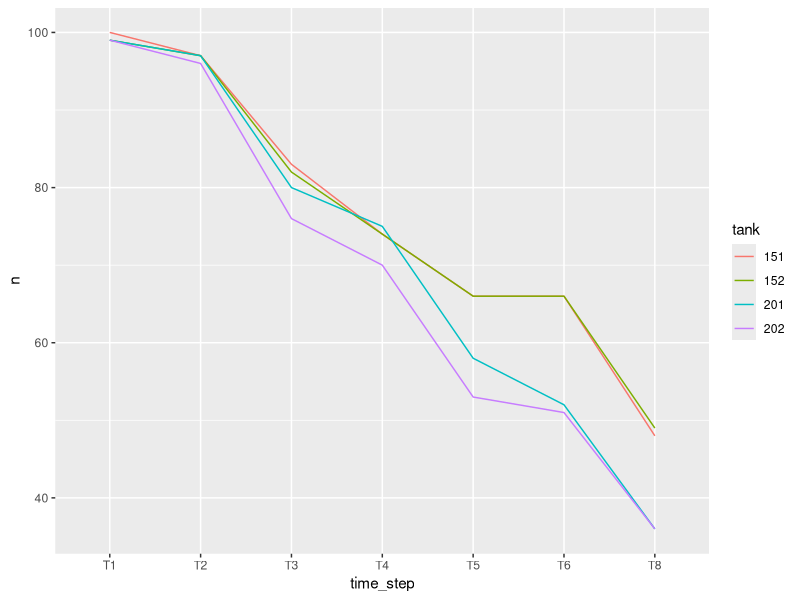
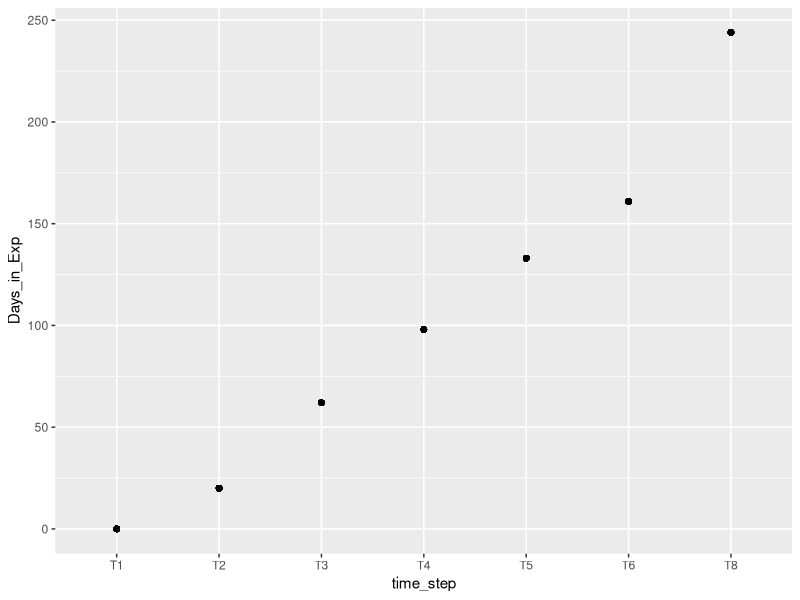
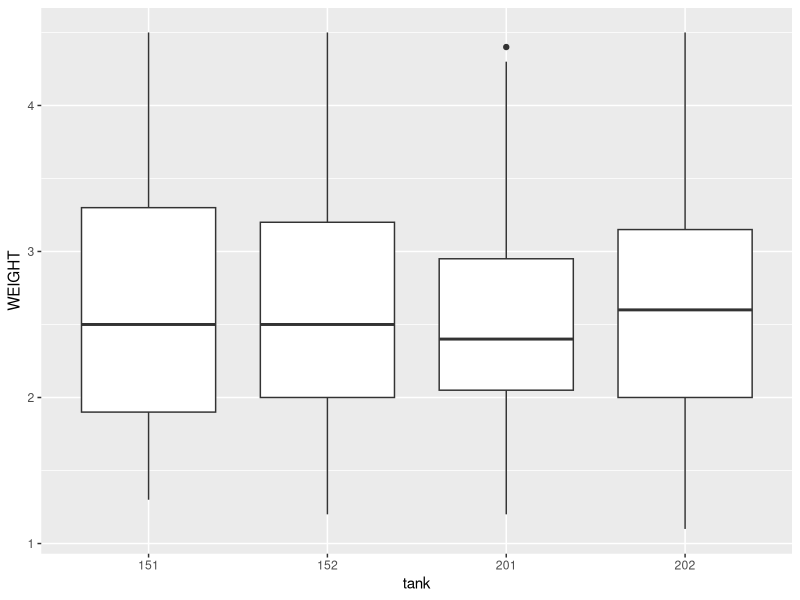
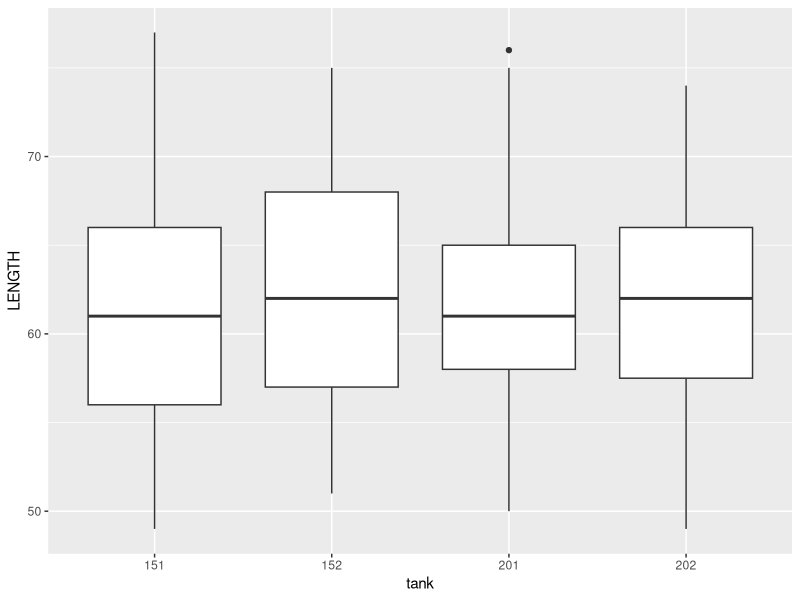
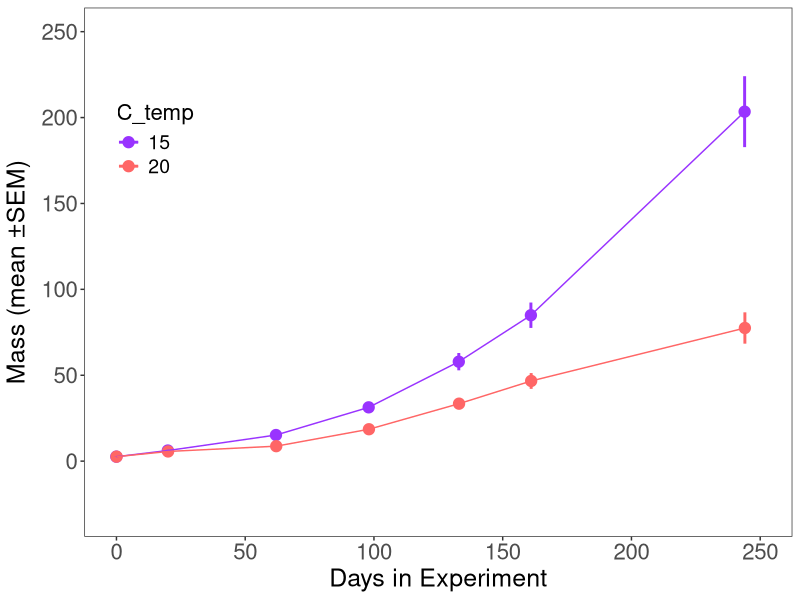
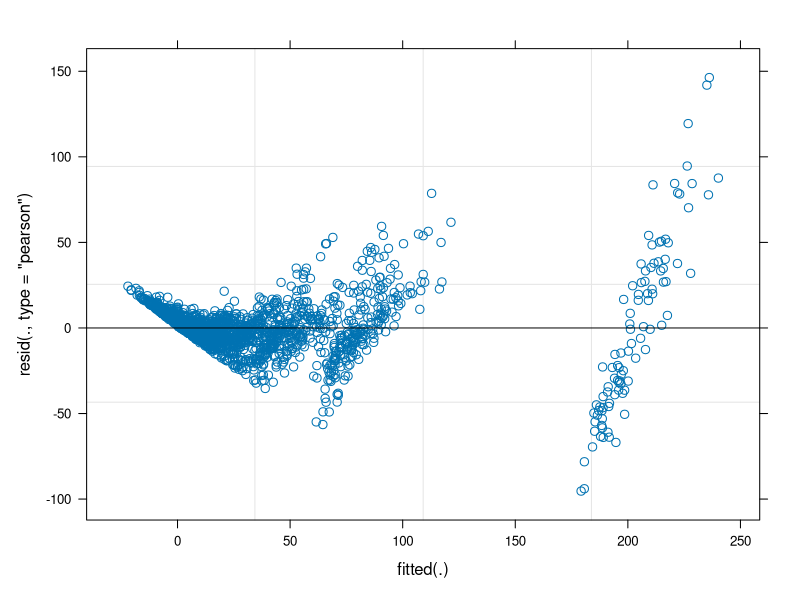
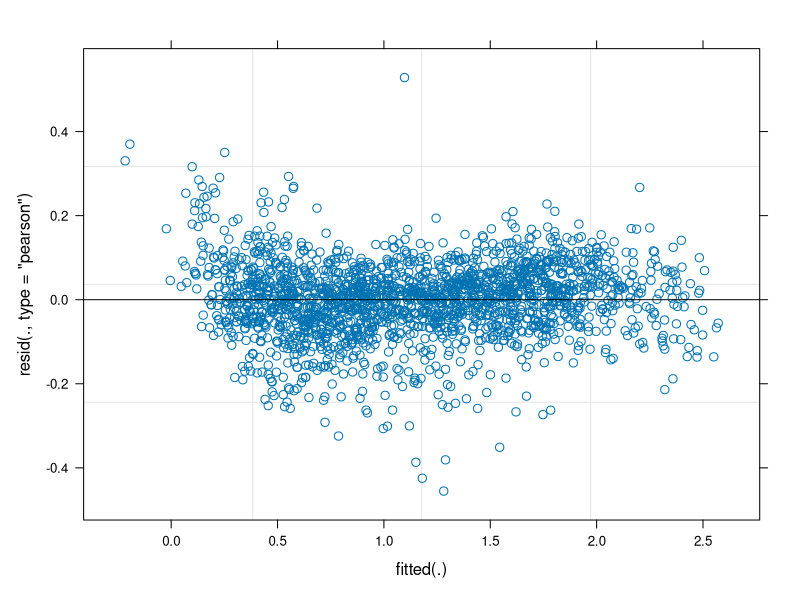
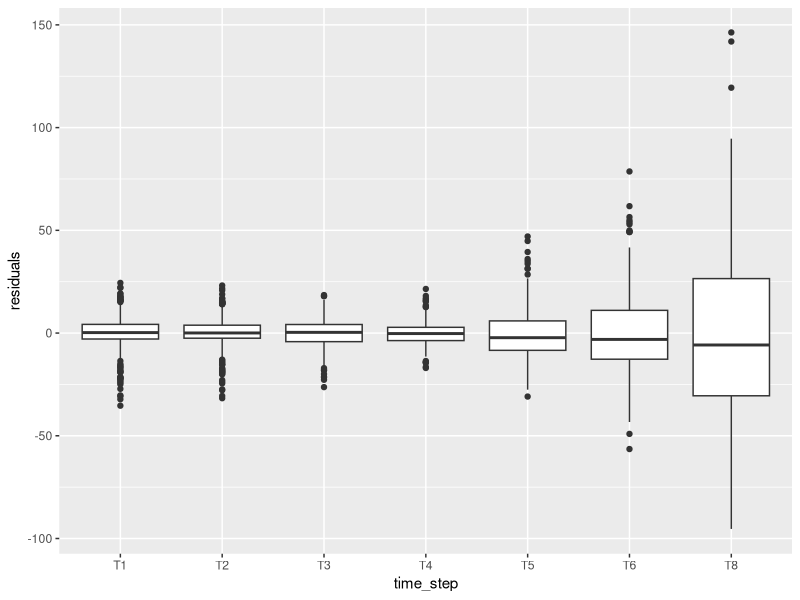

The R script that drew these images, in order: (Note: this script raises an error after producing the figures.)
### Script for Figure 2 - mass and SGR time series

library(here)
library(tidyverse)
library(lme4)
library(lmerTest)
library(emmeans)
library(car)

#### read data
morph_long<-read.csv(here('data/BT_Morphometrics_LongForm_Merged_05032023.csv'), stringsAsFactors = T)
str(morph_long)
which(morph_long$WEIGHT == 0) #erroneous data point


morph_long <- morph_long %>%
  mutate (temp = factor(substr(TANK_Real, 1, 2)))%>%
  mutate (TANK_Real = factor(TANK_Real)) %>%
  mutate (rdate = as.POSIXct(x=TIME, format = "%Y-%m-%d")) %>%
  mutate (K = WEIGHT*100*(LENGTH^-3)) %>%
  mutate (Days_in_Exp2 = factor(Days_in_Exp)) %>%
  rename ("tank" = "TANK_Real") %>%
  rename ("time_step" = "condition3") %>%
  filter (time_step !="T7") %>%
  filter (WEIGHT != 0)

str(morph_long)
#unique(morph_long$TIME)
#K = Mass*(Length^-3)
morph_long_inital<-morph_long %>% filter (time_step =="T1")

#### tidying
sum(is.na(morph_long$WEIGHT)) #676 Weight NAs
sum(is.na(morph_long$LENGTH)) #678 Length NAs
morph_long2<-morph_long %>%
  drop_na(WEIGHT) %>%
  drop_na(LENGTH)
summary(morph_long2) #now has 2100 obs
freq_tab<-morph_long2 %>%
  count(tank, time_step) %>%
  group_by(tank)
freq_tab
ggplot(data=freq_tab, aes(x=time_step,y=n, group = tank, color = tank))+geom_line()
ggplot(data=morph_long2, aes (x=time_step, y=Days_in_Exp))+geom_point()

#### summarize means
bt_means2<-tapply(morph_long2$WEIGHT,list(morph_long2$temp,morph_long2$time_step),mean)
bt_sd2   <-tapply(morph_long2$WEIGHT,list(morph_long2$temp,morph_long2$time_step),sd)
bt_count2<-tapply(morph_long2$WEIGHT,list(morph_long2$temp,morph_long2$time_step),length)
bt_sem2  <-bt_means2/sqrt(bt_count2)

weight_means<-data.frame(bt_means2)
weight_means$C_temp<-row.names(weight_means)
weight_means2<-weight_means %>%
  pivot_longer(cols = starts_with("T"),
               names_to = "time_step",
               names_prefix = "T",
               values_to = "mean_weight")

weight_se<-data.frame(bt_sem2)
weight_se$C_temp<-row.names(weight_se)
weight_se2<-weight_se %>%
  pivot_longer(cols = starts_with("T"),
               names_to = "time_step",
               names_prefix = "T",
               values_to = "se_weight")
#now merge the dataframes
weight_mean_se<- left_join(weight_means2, weight_se2, by = c("time_step", "C_temp"))
weight_mean_se<- weight_mean_se %>%
  mutate (time_step = factor(time_step))%>%
  mutate (Days = case_when (time_step == "1"~ 0,
                            time_step == "2"~ 20,
                            time_step == "3"~ 62,
                            time_step == "4"~ 98,
                            time_step == "5"~ 133,
                            time_step == "6"~ 161,
                            time_step == "8"~ 244))

#### differences in initial size?
str(morph_long2)
ggplot(data = morph_long_inital, aes(x=tank, y=WEIGHT))+geom_boxplot()
ggplot(data = morph_long_inital, aes(x=tank, y=LENGTH))+geom_boxplot()
init_w<-glm(data=morph_long_inital, formula = WEIGHT ~ tank, family = gaussian())
init_l<-glm(data=morph_long_inital, formula = LENGTH ~ tank, family = gaussian())
summary(init_w)
summary(init_l)

#### create MS plots, 2A first
A_col <- "#9933FF"
B_col <- "#FF6666"
str(weight_mean_se)
plot1<-ggplot(weight_mean_se, aes(x=Days, y=mean_weight, color = C_temp,group = C_temp))+
  geom_point(size = 3.5, position = position_dodge(width = 0.2))+
  geom_errorbar(data=weight_mean_se, aes(ymin=mean_weight-se_weight, ymax = mean_weight+se_weight),
                width=0, size = 1, position = position_dodge(width = 0.2))+
  geom_line(aes(group = C_temp), position = position_dodge(width = 0.2))+
  labs(y=expression(paste("Mass (mean \U00B1SEM)")), x="Days in Experiment")+
  theme_bw()+theme(legend.title=element_text(size=16),legend.text=element_text(size=14),
                   axis.text.y=element_text(size=16),axis.title.y=element_text(size=18, vjust=1.2),
                   axis.text.x=element_text(size=16),axis.title.x=element_text(size=18),
                   panel.grid.major = element_blank(), panel.grid.minor = element_blank(),
                   legend.position = c(0.1,0.75))+
  scale_fill_manual(values  = c(A_col, B_col)) +
  scale_color_manual(values = c("15" = A_col, "20" = B_col))+
  coord_cartesian(xlim = c(0,250), ylim = c(-30,250))

plot1
ppi=300
png('figures/mass_time_series.png', width=9*ppi, height=6*ppi, res=ppi)
plot1
dev.off()

####Mass analysis
str(morph_long2)
weight01  <-lmer(WEIGHT ~ temp * time_step + (1|TAGNUMBER), data = morph_long2)
weight02  <-lmer(WEIGHT ~ temp * time_step + (1|TAGNUMBER) + (1|tank), data = morph_long2)
weight01a <-lmer(log10(WEIGHT) ~ temp * time_step + (1|TAGNUMBER), data = morph_long2)

summary(weight01)
summary(weight02)
summary(weight01a)

plot(weight01)
plot(weight01a)
morph_long2$residuals<-residuals(weight01)
morph_long2$residuals.log<-residuals(weight01a)
ggplot(morph_long2,aes(x=time_step, y= residuals))+geom_boxplot()
ggplot(morph_long2,aes(x=temp, y= residuals))+geom_boxplot()+facet_grid(.~time_step)
ggplot(morph_long2,aes(x=time_step, y= residuals.log))+geom_boxplot()
ggplot(morph_long2,aes(x=temp, y= residuals.log))+geom_boxplot()+facet_grid(.~time_step)

anova(weight01,  ddf = "Kenward-Roger")
anova(weight02,  ddf = "Kenward-Roger")
anova(weight01a, ddf = "Kenward-Roger")

emm2 = emmeans (weight01, ~ temp | time_step)
contrast(emm2, contrast = TRUE)
pairs(emm2)
pairs(emm2, by = "temp")
plot(emm2)

emm2a = emmeans (weight01a, ~ temp | time_step)
contrast(emm2a, contrast = TRUE)
pairs(emm2a)
pairs(emm2a, by = "temp")
plot(emm2a)

weight01b<-glmmTMB(WEIGHT ~ temp * time_step + (1|TAGNUMBER), data = morph_long2, family = Gamma)
summary(weight01b)

emm2b = emmeans (weight01b, ~ temp | time_step)
contrast(emm2b, contrast = TRUE)
pairs(emm2b)
pairs(emm2b, by = "temp")
plot(emm2b)

anova(weight01b, ddf = "Kenward-Roger")

#### SGR analysis and plotting
sgr<-read.csv(here('data/BT_Morphometrics_SGR_LongForm_Merged_05102023.csv'), stringsAsFactors = T)
str(sgr)
which(sgr$SGR < 0)
sgr <- sgr %>%
  mutate (temp = factor(substr(TANK_Real, 1, 2)))%>%
  mutate (TANK_Real = factor(TANK_Real)) %>%
  mutate (Days_in_Exp2 = factor(Days_in_Exp)) %>%
  rename ("tank" = "TANK_Real") %>%
  rename ("time_step" = "condition3") %>%
  filter (condition1 !="SGR_6") %>%
  filter (SGR > -0.2) #remove mass = 0 fish

ggplot(sgr, aes(x=time_step, y=Days_in_Exp))+geom_point()

#### summarize means
sgr_means <-tapply(sgr$SGR,list(sgr$temp,sgr$time_step),mean)
sgr_std   <-tapply(sgr$SGR,list(sgr$temp,sgr$time_step),sd)
sgr_count <-tapply(sgr$SGR,list(sgr$temp,sgr$time_step),length)
sgr_sem   <-sgr_means/sqrt(sgr_count)

sgr_means<-data.frame(sgr_means)
sgr_means$C_temp<-row.names(sgr_means)
sgr_means <-sgr_means %>%
  pivot_longer(cols = starts_with("T"),
               names_to = "time_step",
               names_prefix = "T",
               values_to = "mean_sgr")

sgr_sem<-data.frame(sgr_sem)
sgr_sem$C_temp<-row.names(sgr_sem)
sgr_sem <-sgr_sem %>%
  pivot_longer(cols = starts_with("T"),
               names_to = "time_step",
               names_prefix = "T",
               values_to = "se_sgr")

sgr_mean_se<- left_join(sgr_means, sgr_sem, by = c("time_step", "C_temp"))
sgr_mean_se<- sgr_mean_se %>%
  mutate (time_step = factor(time_step))%>%
  mutate (Days = case_when (time_step == "1"~ 0,
                            time_step == "2"~ 20,
                            time_step == "3"~ 62,
                            time_step == "4"~ 98,
                            time_step == "5"~ 133,
                            time_step == "6"~ 161,
                            time_step == "8"~ 244))

#### create MS plots, 2B second
A_col <- "#9933FF"
B_col <- "#FF6666"
str(sgr_mean_se)
plot2<-ggplot(sgr_mean_se, aes(x=Days, y=mean_sgr, color = C_temp,group = C_temp))+
  geom_point(size = 3.5, position = position_dodge(width = 0.2))+
  geom_errorbar(data=sgr_mean_se, aes(ymin=mean_sgr-se_sgr, ymax = mean_sgr+se_sgr),
                width=0, size = 1, position = position_dodge(width = 0.2))+
  geom_line(aes(group = C_temp), position = position_dodge(width = 0.2))+
  labs(y=expression(paste("Specific Growth Rate (mean \U00B1SEM)")), x="Days in Experiment")+
  theme_bw()+theme(legend.title=element_text(size=16),legend.text=element_text(size=14),
                   axis.text.y=element_text(size=16),axis.title.y=element_text(size=18, vjust=1.2),
                   axis.text.x=element_text(size=16),axis.title.x=element_text(size=18),
                   panel.grid.major = element_blank(), panel.grid.minor = element_blank(),
                   legend.position = "none")+
  scale_fill_manual(values  = c(A_col, B_col)) +
  scale_color_manual(values = c("15" = A_col, "20" = B_col))+
  coord_cartesian(xlim = c(0,250), ylim = c(0,4))
plot2
ppi=300
png('figures/sgr_time_series.png', width=9*ppi, height=6*ppi, res=ppi)
plot2
dev.off()

#### SGR analysis
str(sgr)

sgr01<-lmer(SGR ~ temp * time_step + (1|TAGNUMBER), data = sgr)
sgr02<-lmer(SGR ~ temp * time_step + (1|TAGNUMBER) + (1|tank), data = sgr)
summary(sgr01)
summary(sgr02)

plot(sgr01)
sgr$residuals<-residuals(sgr01)
ggplot(sgr,aes(x=time_step, y= residuals))+geom_boxplot()
ggplot(sgr,aes(x=temp, y= residuals))+geom_boxplot()+facet_grid(.~time_step)

anova(sgr01, ddf = "Kenward-Roger")
anova(sgr02, ddf = "Kenward-Roger")

emm_sgr = emmeans (sgr01, ~ temp | time_step)
contrast(emm_sgr, contrast = TRUE)
pairs(emm_sgr)
pairs(emm_sgr, by = "temp")
plot(emm_sgr)
